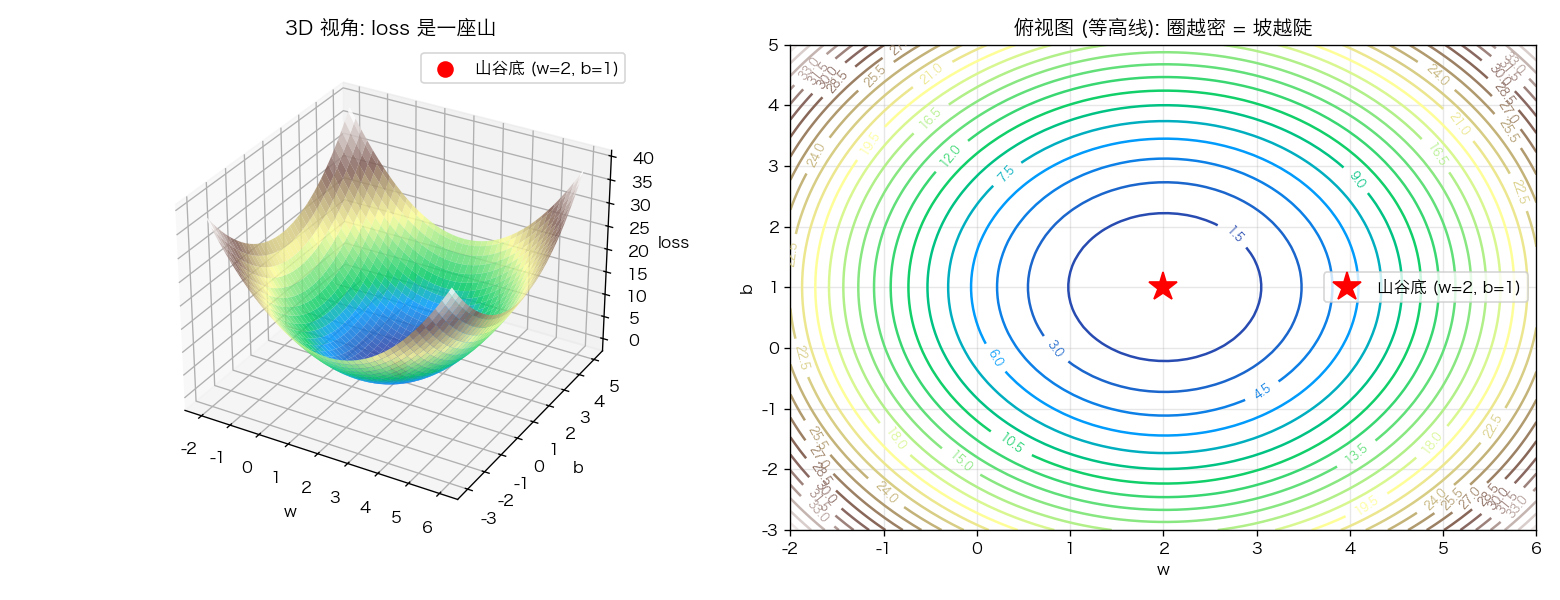

This chart was generated by the following Python code:
"""
01 - 为什么说 loss 像一座山?

直觉:
  - 模型参数 (w, b, ...) 是地图上的坐标 (经度, 纬度)
  - loss(参数) 是该坐标点的 "海拔高度"
  - 所有 (参数 → loss) 的组合, 在空间里画出一个"地形"——就是 loss surface
  - 这个地形通常有山峰 (大 loss = 模型很烂)、山谷 (小 loss = 模型很好)
  - 训练 = 在这片山地里找最低的山谷

下面用一个最简单的线性回归 loss 把这座 "山" 画出来。
真实数据由 y = 2x + 1 生成, 我们去搜参数 w, b。
loss(w, b) = mean( (w·x + b - y)² )  ← 一个二元函数, 正好画成 3D 曲面。
"""

import matplotlib.pyplot as plt
import numpy as np
import torch

plt.rcParams["font.sans-serif"] = ["PingFang SC", "Hiragino Sans GB", "Arial Unicode MS"]
plt.rcParams["axes.unicode_minus"] = False


def main():
    # =========================================================
    # 1. 造数据: y = 2x + 1 + 一点噪声
    #    真实最优参数: w=2, b=1, 此处 loss 接近 0 (山谷底)
    # =========================================================
    torch.manual_seed(0)
    x_data = torch.linspace(-2, 2, 50)
    y_data = 2 * x_data + 1 + 0.1 * torch.randn_like(x_data)

    def loss_fn(w, b):
        y_pred = w * x_data + b
        return ((y_pred - y_data) ** 2).mean()

    # =========================================================
    # 2. 在 (w, b) 平面上扫一遍, 算出每个点的 loss → 得到"地形"
    # =========================================================
    ws = torch.linspace(-2, 6, 80)
    bs = torch.linspace(-3, 5, 80)
    W, B = torch.meshgrid(ws, bs, indexing="ij")
    L = torch.zeros_like(W)
    for i in range(W.shape[0]):
        for j in range(W.shape[1]):
            L[i, j] = loss_fn(W[i, j], B[i, j])

    print("--- loss 地形抽样 ---")
    print(f"loss(w=2,  b=1 )  = {loss_fn(torch.tensor(2.0), torch.tensor(1.0)).item():.4f}  ← 山谷底")
    print(f"loss(w=0,  b=0 )  = {loss_fn(torch.tensor(0.0), torch.tensor(0.0)).item():.4f}  ← 山腰")
    print(f"loss(w=-2, b=-3)  = {loss_fn(torch.tensor(-2.0), torch.tensor(-3.0)).item():.4f}  ← 山顶")
    print("→ 改变 (w, b), loss 上下起伏, 这就是一座'山'")

    # =========================================================
    # 3. 画 3D 曲面 + 2D 等高线, 同一座山的两种视角
    # =========================================================
    fig = plt.figure(figsize=(13, 5))

    ax1 = fig.add_subplot(1, 2, 1, projection="3d")
    ax1.plot_surface(W.numpy(), B.numpy(), L.numpy(), cmap="terrain", alpha=0.85)
    ax1.scatter([2], [1], [loss_fn(torch.tensor(2.0), torch.tensor(1.0)).item()],
                color="red", s=80, label="山谷底 (w=2, b=1)")
    ax1.set_xlabel("w")
    ax1.set_ylabel("b")
    ax1.set_zlabel("loss")
    ax1.set_title("3D 视角: loss 是一座山")
    ax1.legend()

    ax2 = fig.add_subplot(1, 2, 2)
    cs = ax2.contour(W.numpy(), B.numpy(), L.numpy(), levels=25, cmap="terrain")
    ax2.clabel(cs, inline=True, fontsize=7)
    ax2.plot(2, 1, "r*", markersize=18, label="山谷底 (w=2, b=1)")
    ax2.set_xlabel("w")
    ax2.set_ylabel("b")
    ax2.set_title("俯视图 (等高线): 圈越密 = 坡越陡")
    ax2.legend()
    ax2.grid(True, alpha=0.3)

    plt.tight_layout()
    plt.savefig("01_loss_like_mountain.png", dpi=120)
    print("\n图已保存到 01_loss_like_mountain.png")
    plt.show()


if __name__ == "__main__":
    main()
